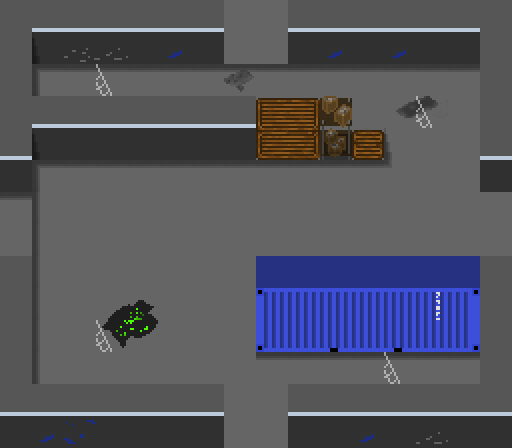

This game map was drawn from its Tiled (.tmx) file and the tilesets committed beside it. A one-line description and the full map source follow:
An orthogonal 16x14 tile map with 32x32 px tiles, 7 tile layers (Background, Walls, Decorations, Shadows, ...), 4 hidden layers not drawn.

<map version="1.0" tiledversion="1.1.5" orientation="orthogonal" renderorder="right-down" width="16" height="14" tilewidth="32" tileheight="32" infinite="0" nextobjectid="1">
 <tileset firstgid="1" name="tileset" tilewidth="32" tileheight="32" tilecount="84" columns="14">
  <image source="tileset.png" width="448" height="192" />
 </tileset>
 <layer name="Background" width="16" height="14">
  <data encoding="csv">
62,62,62,62,62,62,62,62,62,62,62,62,62,62,62,62,
62,62,62,62,62,62,62,62,62,62,62,62,62,62,62,62,
62,62,62,62,62,62,62,62,62,62,62,62,62,62,62,62,
62,62,62,62,62,62,62,62,62,62,62,62,62,62,62,62,
62,62,62,62,62,62,62,62,62,62,62,62,62,62,62,62,
62,62,62,62,62,62,62,62,62,62,62,62,62,62,62,62,
62,62,62,62,62,62,62,62,62,62,62,62,62,62,62,62,
62,62,62,62,62,62,62,62,62,62,62,62,62,62,62,62,
62,62,62,62,62,62,62,62,62,62,62,62,62,62,62,62,
62,62,62,62,62,62,62,62,62,62,62,62,62,62,62,62,
62,62,62,62,62,62,62,62,62,62,62,62,62,62,62,62,
62,62,62,62,62,62,62,62,62,62,62,62,62,62,62,62,
62,62,62,62,62,62,62,62,62,62,62,62,62,62,62,62,
62,62,62,62,62,62,62,62,62,62,62,62,62,62,62,62
</data>
 </layer>
 <layer name="Walls" width="16" height="14">
  <data encoding="csv">
3,4,4,4,4,4,4,0,0,4,4,4,4,4,4,3,
3,1,15,60,1,16,1,0,0,1,16,1,16,1,1,3,
3,0,0,0,0,0,0,0,0,0,0,0,0,0,0,3,
3,4,4,4,4,4,4,4,53,54,63,0,0,0,0,3,
4,1,1,1,1,1,1,1,67,68,64,66,0,0,0,4,
1,0,0,0,0,0,0,0,0,0,0,0,0,0,0,1,
0,0,0,0,0,0,0,0,0,0,0,0,0,0,0,0,
0,0,0,0,0,0,0,0,0,0,0,0,0,0,0,0,
3,0,0,0,0,0,0,0,5,5,5,5,5,5,5,3,
3,0,0,0,0,0,0,0,19,20,20,20,20,21,22,3,
3,0,0,0,0,0,0,0,47,48,49,48,49,48,50,3,
3,0,0,0,0,0,0,0,0,0,0,0,0,0,0,3,
4,4,4,4,4,4,4,0,0,4,4,4,4,4,4,4,
1,16,18,1,1,1,1,0,0,1,1,16,1,60,1,1
</data>
 </layer>
 <layer name="Decorations" width="16" height="14">
  <data encoding="csv">
0,0,0,0,0,0,0,0,0,0,0,0,0,0,0,0,
0,0,0,0,0,0,0,0,0,0,0,0,0,0,0,0,
0,0,0,0,0,0,0,41,0,0,0,0,0,0,0,0,
0,0,0,0,0,0,0,0,0,0,0,0,39,40,0,0,
0,0,0,0,0,0,0,0,0,0,0,0,0,0,0,0,
0,0,0,0,0,0,0,0,0,0,0,0,0,0,0,0,
0,0,0,0,0,0,0,0,0,0,0,0,0,0,0,0,
0,0,0,0,0,0,0,0,0,0,0,0,0,0,0,0,
0,0,0,0,0,0,0,0,0,0,0,0,0,0,0,0,
0,0,0,11,12,0,0,0,0,0,0,0,0,0,0,0,
0,0,0,25,26,0,0,0,0,0,0,0,0,0,0,0,
0,0,0,0,0,0,0,0,0,0,0,0,0,0,0,0,
0,0,0,0,0,0,0,0,0,0,0,0,0,0,0,0,
0,0,0,0,0,0,0,0,0,0,0,0,0,0,0,0
</data>
 </layer>
 <layer name="Shadows" width="16" height="14">
  <data encoding="csv">
0,0,0,0,0,0,0,0,0,0,0,0,0,0,0,0,
0,30,0,0,0,0,0,0,0,0,0,0,0,0,0,0,
0,31,29,29,29,29,29,0,0,29,29,29,29,29,29,0,
0,0,0,0,0,0,0,0,0,0,0,0,0,0,0,0,
0,30,0,0,0,0,0,0,0,0,0,0,30,0,0,0,
0,31,29,29,29,29,29,29,29,29,29,29,46,0,0,0,
29,0,0,0,0,0,0,0,0,0,0,0,0,0,0,0,
0,0,0,0,0,0,0,0,0,0,0,0,0,0,0,0,
0,32,0,0,0,0,0,0,0,0,0,0,0,0,0,0,
0,32,0,0,0,0,0,0,0,0,0,0,0,0,0,0,
0,32,0,0,0,0,0,0,0,0,0,0,0,0,0,0,
0,32,0,0,0,0,0,0,29,29,29,29,29,29,29,0,
0,0,0,0,0,0,0,0,0,0,0,0,0,0,0,0,
0,0,0,0,0,0,0,0,0,0,0,0,0,0,0,0
</data>
 </layer>
 <layer name="UpShadows" width="16" height="14">
  <data encoding="csv">
0,0,0,0,0,0,0,0,0,0,0,0,0,0,0,0,
0,0,0,0,0,0,0,0,0,0,0,0,0,0,0,0,
0,0,0,0,0,0,0,29,29,0,0,0,0,0,0,0,
0,0,0,0,0,0,0,0,0,0,0,0,0,0,0,0,
0,0,0,0,0,0,0,0,0,0,0,0,0,0,0,0,
0,0,0,0,0,0,0,0,0,0,0,0,0,0,0,0,
0,0,0,0,0,0,0,0,0,0,0,0,0,0,0,0,
0,0,0,0,0,0,0,0,0,0,0,0,0,0,0,0,
0,0,0,0,0,0,0,0,0,0,0,0,0,0,0,0,
0,0,0,0,0,0,0,0,0,0,0,0,0,0,0,0,
0,0,0,0,0,0,0,0,0,0,0,0,0,0,0,0,
0,0,0,0,0,0,0,0,0,0,0,0,0,0,0,0,
0,0,0,0,0,0,0,0,0,0,0,0,0,0,0,0,
0,0,0,0,0,0,0,0,0,0,0,0,0,0,0,0
</data>
 </layer>
 <layer name="LeftShadows" width="16" height="14">
  <data encoding="csv">
0,0,0,0,0,0,0,0,0,0,0,0,0,0,0,0,
0,0,0,0,0,0,0,0,0,0,0,0,0,0,0,0,
0,0,0,0,0,0,0,0,0,0,0,0,0,0,0,0,
0,0,0,0,0,0,0,0,0,0,0,0,0,0,0,0,
0,0,0,0,0,0,0,0,0,0,0,0,0,0,0,0,
0,0,0,0,0,0,0,0,0,0,0,0,0,0,0,0,
0,32,0,0,0,0,0,0,0,0,0,0,0,0,0,0,
0,32,0,0,0,0,0,0,0,0,0,0,0,0,0,0,
0,0,0,0,0,0,0,0,0,0,0,0,0,0,0,0,
0,0,0,0,0,0,0,0,0,0,0,0,0,0,0,0,
0,0,0,0,0,0,0,0,0,0,0,0,0,0,0,0,
0,0,0,0,0,0,0,0,0,0,0,0,0,0,0,0,
0,0,0,0,0,0,0,0,0,0,0,0,0,0,0,0,
0,0,0,0,0,0,0,0,0,0,0,0,0,0,0,0
</data>
 </layer>
 <layer name="Enemy" width="16" height="14">
  <data encoding="csv">
0,0,0,0,0,0,0,0,0,0,0,0,0,0,0,0,
0,0,0,0,0,0,0,0,0,0,0,0,0,0,0,0,
0,0,0,43,0,0,0,0,0,0,0,0,0,0,0,0,
0,0,0,0,0,0,0,0,0,0,0,0,0,43,0,0,
0,0,0,0,0,0,0,0,0,0,0,0,0,0,0,0,
0,0,0,0,0,0,0,0,0,0,0,0,0,0,0,0,
0,0,0,0,0,0,0,0,0,0,0,0,0,0,0,0,
0,0,0,0,0,0,0,0,0,0,0,0,0,0,0,0,
0,0,0,0,0,0,0,0,0,0,0,0,0,0,0,0,
0,0,0,0,0,0,0,0,0,0,0,0,0,0,0,0,
0,0,0,43,0,0,0,0,0,0,0,0,0,0,0,0,
0,0,0,0,0,0,0,0,0,0,0,0,43,0,0,0,
0,0,0,0,0,0,0,0,0,0,0,0,0,0,0,0,
0,0,0,0,0,0,0,0,0,0,0,0,0,0,0,0
</data>
 </layer>
 <layer name="Up" width="16" height="14" visible="0">
  <data encoding="csv">
0,0,0,0,0,0,0,4,4,0,0,0,0,0,0,0,
0,0,0,0,0,0,0,1,1,0,0,0,0,0,0,0,
0,0,0,0,0,0,0,0,0,0,0,0,0,0,0,0,
0,0,0,0,0,0,0,0,0,0,0,0,0,0,0,0,
0,0,0,0,0,0,0,0,0,0,0,0,0,0,0,0,
0,0,0,0,0,0,0,0,0,0,0,0,0,0,0,0,
0,0,0,0,0,0,0,0,0,0,0,0,0,0,0,0,
0,0,0,0,0,0,0,0,0,0,0,0,0,0,0,0,
0,0,0,0,0,0,0,0,0,0,0,0,0,0,0,0,
0,0,0,0,0,0,0,0,0,0,0,0,0,0,0,0,
0,0,0,0,0,0,0,0,0,0,0,0,0,0,0,0,
0,0,0,0,0,0,0,0,0,0,0,0,0,0,0,0,
0,0,0,0,0,0,0,0,0,0,0,0,0,0,0,0,
0,0,0,0,0,0,0,0,0,0,0,0,0,0,0,0
</data>
 </layer>
 <layer name="Down" width="16" height="14" visible="0">
  <data encoding="csv">
0,0,0,0,0,0,0,0,0,0,0,0,0,0,0,0,
0,0,0,0,0,0,0,0,0,0,0,0,0,0,0,0,
0,0,0,0,0,0,0,0,0,0,0,0,0,0,0,0,
0,0,0,0,0,0,0,0,0,0,0,0,0,0,0,0,
0,0,0,0,0,0,0,0,0,0,0,0,0,0,0,0,
0,0,0,0,0,0,0,0,0,0,0,0,0,0,0,0,
0,0,0,0,0,0,0,0,0,0,0,0,0,0,0,0,
0,0,0,0,0,0,0,0,0,0,0,0,0,0,0,0,
0,0,0,0,0,0,0,0,0,0,0,0,0,0,0,0,
0,0,0,0,0,0,0,0,0,0,0,0,0,0,0,0,
0,0,0,0,0,0,0,0,0,0,0,0,0,0,0,0,
0,0,0,0,0,0,0,0,0,0,0,0,0,0,0,0,
0,0,0,0,0,0,0,4,4,0,0,0,0,0,0,0,
0,0,0,0,0,0,0,1,1,0,0,0,0,0,0,0
</data>
 </layer>
 <layer name="Left" width="16" height="14" visible="0">
  <data encoding="csv">
0,0,0,0,0,0,0,0,0,0,0,0,0,0,0,0,
0,0,0,0,0,0,0,0,0,0,0,0,0,0,0,0,
0,0,0,0,0,0,0,0,0,0,0,0,0,0,0,0,
0,0,0,0,0,0,0,0,0,0,0,0,0,0,0,0,
3,0,0,0,0,0,0,0,0,0,0,0,0,0,0,0,
3,0,0,0,0,0,0,0,0,0,0,0,0,0,0,0,
3,0,0,0,0,0,0,0,0,0,0,0,0,0,0,0,
3,0,0,0,0,0,0,0,0,0,0,0,0,0,0,0,
0,0,0,0,0,0,0,0,0,0,0,0,0,0,0,0,
0,0,0,0,0,0,0,0,0,0,0,0,0,0,0,0,
0,0,0,0,0,0,0,0,0,0,0,0,0,0,0,0,
0,0,0,0,0,0,0,0,0,0,0,0,0,0,0,0,
0,0,0,0,0,0,0,0,0,0,0,0,0,0,0,0,
0,0,0,0,0,0,0,0,0,0,0,0,0,0,0,0
</data>
 </layer>
 <layer name="Right" width="16" height="14" visible="0">
  <data encoding="csv">
0,0,0,0,0,0,0,0,0,0,0,0,0,0,0,0,
0,0,0,0,0,0,0,0,0,0,0,0,0,0,0,0,
0,0,0,0,0,0,0,0,0,0,0,0,0,0,0,0,
0,0,0,0,0,0,0,0,0,0,0,0,0,0,0,0,
0,0,0,0,0,0,0,0,0,0,0,0,0,0,0,3,
0,0,0,0,0,0,0,0,0,0,0,0,0,0,0,3,
0,0,0,0,0,0,0,0,0,0,0,0,0,0,0,3,
0,0,0,0,0,0,0,0,0,0,0,0,0,0,0,3,
0,0,0,0,0,0,0,0,0,0,0,0,0,0,0,0,
0,0,0,0,0,0,0,0,0,0,0,0,0,0,0,0,
0,0,0,0,0,0,0,0,0,0,0,0,0,0,0,0,
0,0,0,0,0,0,0,0,0,0,0,0,0,0,0,0,
0,0,0,0,0,0,0,0,0,0,0,0,0,0,0,0,
0,0,0,0,0,0,0,0,0,0,0,0,0,0,0,0
</data>
 </layer>
</map>
